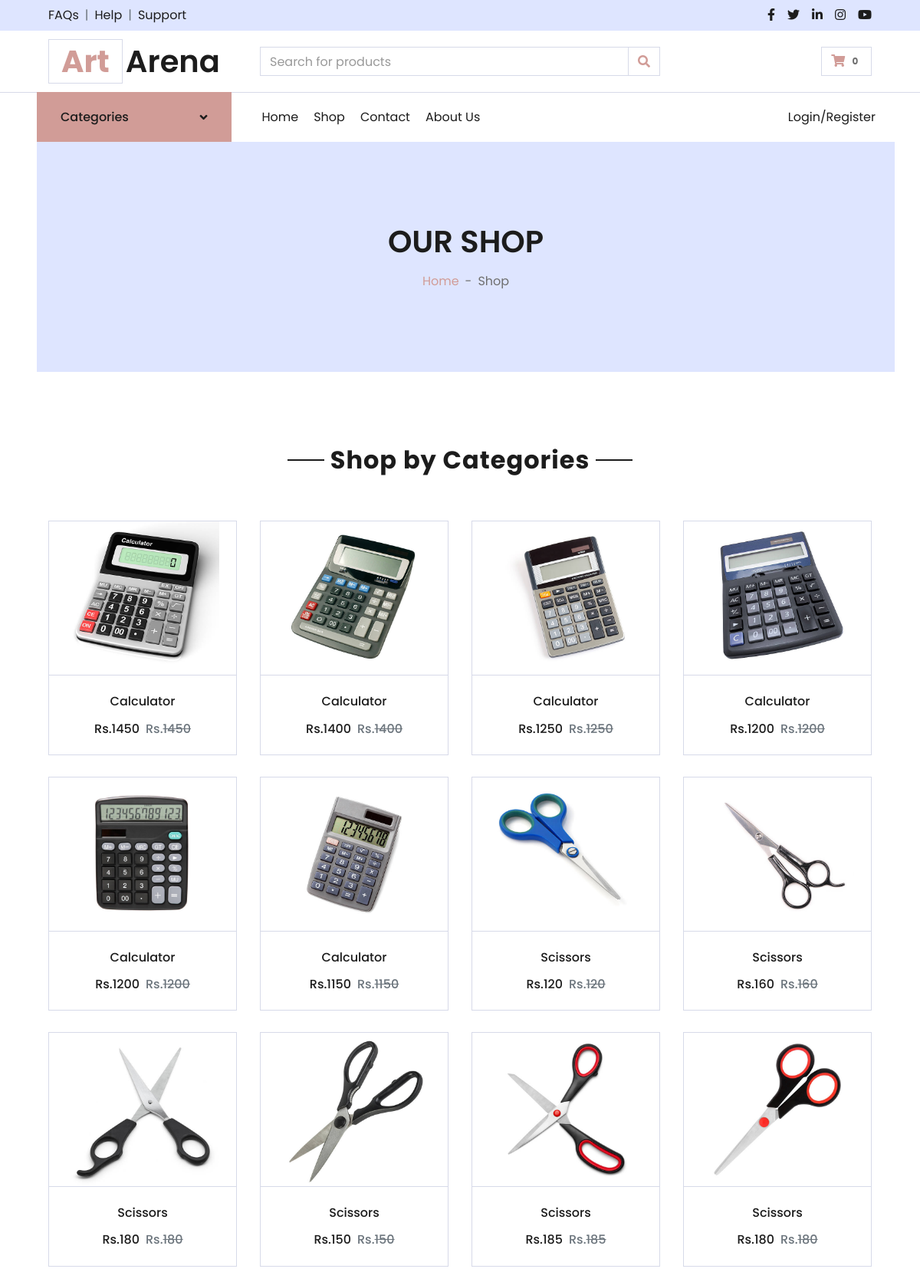
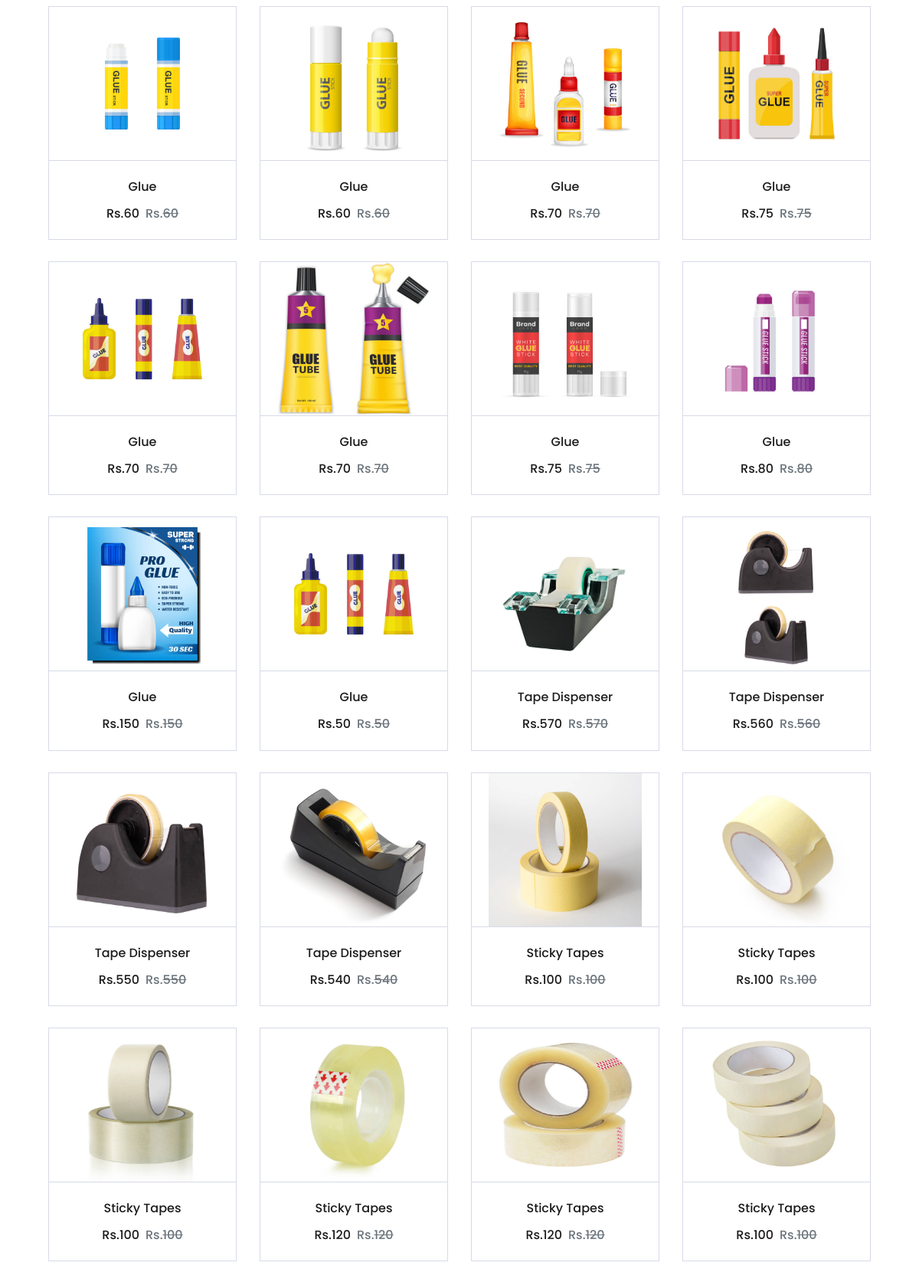
Page /categories.php?id=11 (upper part) on the committed database (2 pictures, top to bottom).
### tables this page shows
CREATE TABLE `product` (
  `Id` int(11) NOT NULL,
  `Category_Id` int(11) NOT NULL,
  `Image` varchar(255) NOT NULL,
  `Name` varchar(255) NOT NULL,
  `Price` float NOT NULL,
  `Qty` int(11) NOT NULL,
  `Description` varchar(5000) NOT NULL,
  `Short_Description` varchar(2000) NOT NULL,
  `Status` tinyint(4) NOT NULL
);

### functions.php (called while the page is built, shortened)
<?php
function get_product($con,$limit='',$cat_id='',$product_id='',$search_str=''){
    $sql = "select product.*,categories.Categories from product,categories where product.Status=1";
    if($cat_id!=""){
        $sql.= " and Category_Id=$cat_id ";
    }
    $sql.= " and product.Category_Id=categories.Id ";
    $sql.= " order by product.Id desc ";
    $res=mysqli_query($con,$sql);
    $data=array();
    while($row=mysqli_fetch_assoc($res)){
        $data[]=$row;
    }
    return $data;
}
?>

### categories.php (the view, shortened to what this page needs)
<?php
include "top.php";
$msg = 'Data Not Found';
$cat_id = mysqli_real_escape_string($con,$_GET['id']);
if($cat_id>0){
    $get_product = get_product($con,'',$cat_id,'');
}
else{
    echo "<script>window.location.href='index.php'</script>";
}
?>
<div class="container-fluid bg-secondary mb-5">
                <div class="d-flex flex-column align-items-center justify-content-center" style="min-height: 300px">
                    <h1 class="font-weight-semi-bold text-uppercase mb-3">Our Shop</h1>
                    <div class="d-inline-flex">
                        <p class="m-0"><a href="">Home</a></p>
                        <p class="m-0 px-2">-</p>
                        <p class="m-0">Shop</p>
                    </div>
                </div>
            </div>
        </div>
    <div class="container-fluid pt-5">
        <div class="text-center mb-4">
            <h2 class="section-title px-5"><span class="px-2">Shop by Categories</span></h2>
        </div>
        <div class="row px-xl-5">
        <?php
        if(count($get_product)>0){
        ?>
            <div class="col-lg-12 col-md-12">
                <div class="row pb-3">
                    <div class="col-12 pb-1">
                    </div>
                    <?php
                    $get_product=get_product($con,'',$cat_id,'');
                    foreach($get_product as $list){
                    ?>
                    <div class="col-lg-3 col-md-6 col-sm-12 pb-1">
                        <div class="card product-item border-0 mb-4">
                            <div class="card-header product-img position-relative overflow-hidden bg-transparent border p-0" style="text-align:center;">
                            <a href="product.php?id=<?= $list['Id']?>"><img src="./image/<?= $list['Image'] ?>" height="200" width="200" alt=""></a>
                            </div>
                            <div class="card-body border-left border-right border-bottom text-center p-0 pt-4 pb-3">
                                <h6 class="text-truncate mb-3"><?= $list['Name']?></h6>
                                <div class="d-flex justify-content-center">
                                    <h6>Rs.<?= $list['Price']?></h6>
                                    <h6 class="text-muted ml-2">Rs.<del><?= $list['Price']?></del></h6>
                                </div>
                            </div>
                        </div>
                    </div>
                    <?php
                    }
                    ?>
                </div>
            </div>
            <?php
            }
            else{
            ?>
                <div class="col-12" style="text-align:center; font-size:25px;color:red;">
                     <?= $msg ?>
                  </div>
            <?php
            }
            ?>
        </div>
    </div>
<?php
include "footer.php";
?>

### rows in the picture
product: Image (picture), Name "Calculator", Price "1450"
product: Image (picture), Name "Calculator", Price "1400"
product: Image (picture), Name "Calculator", Price "1250"
product: Image (picture), Name "Calculator", Price "1200"
product: Image (picture), Name "Calculator", Price "1200"
product: Image (picture), Name "Calculator", Price "1150"
product: Image (picture), Name "Scissors", Price "120"
product: Image (picture), Name "Scissors", Price "160"
product: Image (picture), Name "Scissors", Price "180"
product: Image (picture), Name "Scissors", Price "150"
product: Image (picture), Name "Scissors", Price "185"
product: Image (picture), Name "Scissors", Price "180"
product: Image (picture), Name "Glue", Price "60"
product: Image (picture), Name "Glue", Price "60"
product: Image (picture), Name "Glue", Price "70"
product: Image (picture), Name "Glue", Price "75"
product: Image (picture), Name "Glue", Price "70"
product: Image (picture), Name "Glue", Price "70"
product: Image (picture), Name "Glue", Price "75"
product: Image (picture), Name "Glue", Price "80"
product: Image (picture), Name "Glue", Price "150"
product: Image (picture), Name "Glue", Price "50"
product: Image (picture), Name "Tape Dispenser", Price "570"
product: Image (picture), Name "Tape Dispenser", Price "560"
product: Image (picture), Name "Tape Dispenser", Price "550"
product: Image (picture), Name "Tape Dispenser", Price "540"
product: Image (picture), Name "Sticky Tapes", Price "100"
product: Image (picture), Name "Sticky Tapes", Price "100"
product: Image (picture), Name "Sticky Tapes", Price "100"
product: Image (picture), Name "Sticky Tapes", Price "120"
product: Image (picture), Name "Sticky Tapes", Price "120"
product: Image (picture), Name "Sticky Tapes", Price "100"

### other values in the picture
$totalProduct "0"
